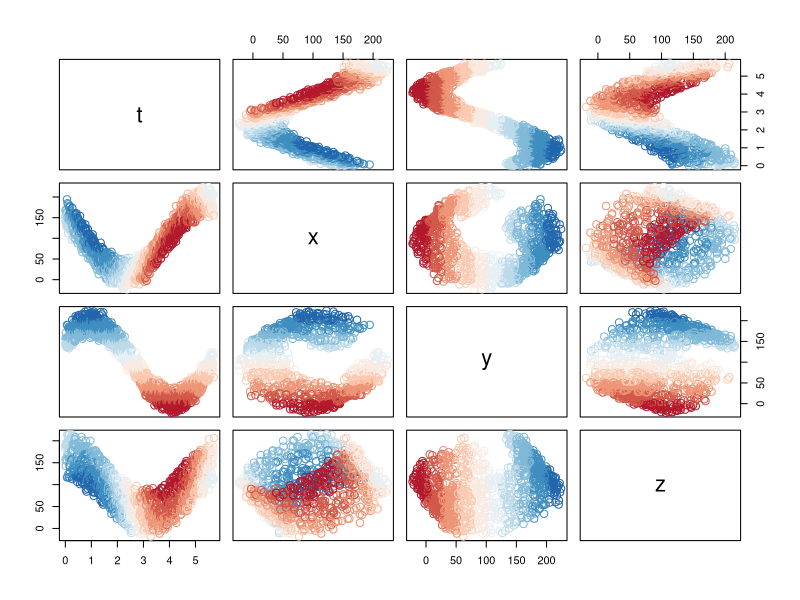

This figure's R source:
library(RColorBrewer)

data <- read.csv("mysticdata.csv", sep=";")
rbPal <- colorRampPalette(c(brewer.pal(n = 9, name = 'RdBu')))
col <- rbPal(10)[as.numeric(cut(data$y, breaks = 10))]

plot(data, pch=21, 
     cex=1.5, col=col)
title(main="", col.main="black", font.main=4, line=0)
